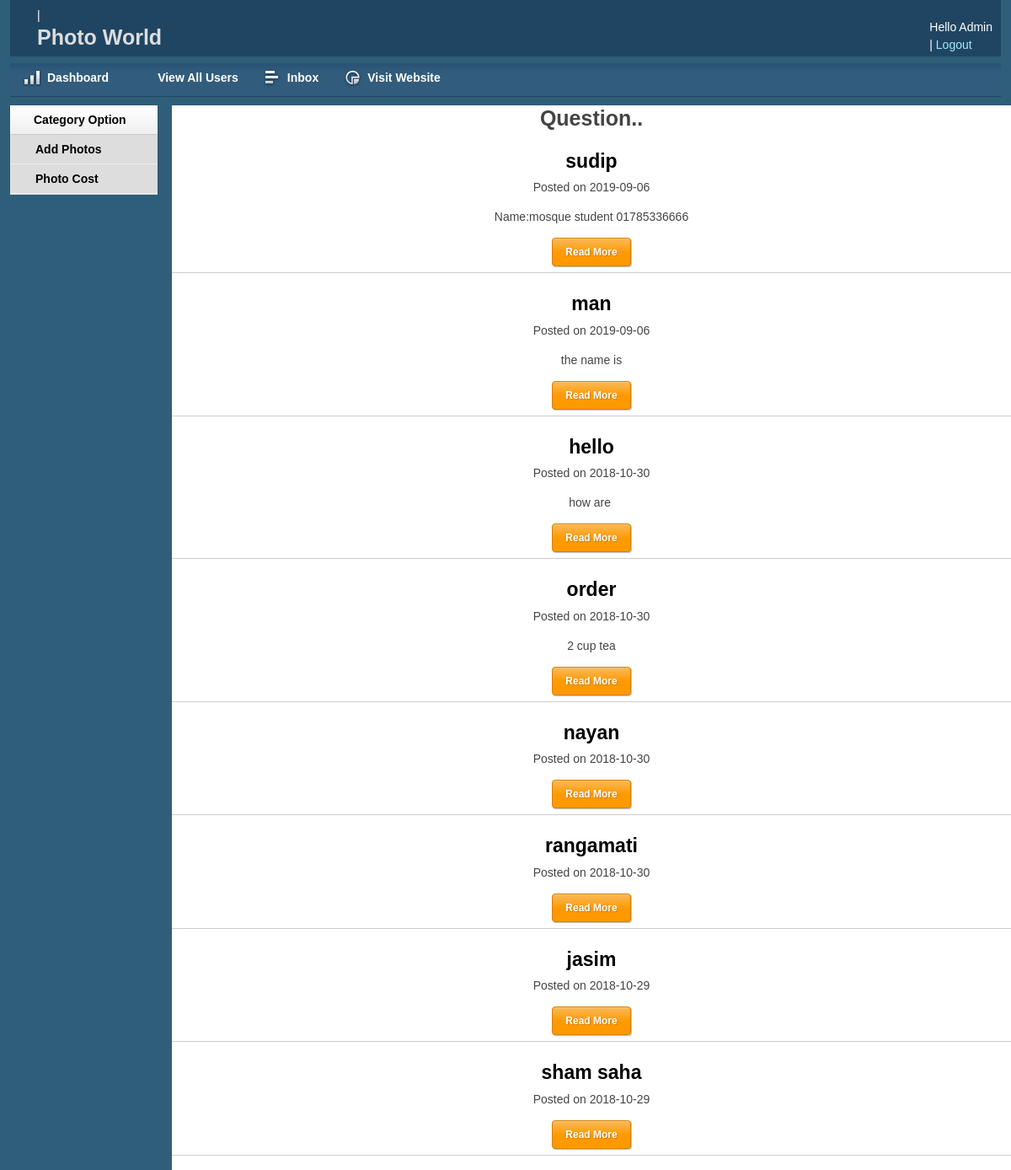
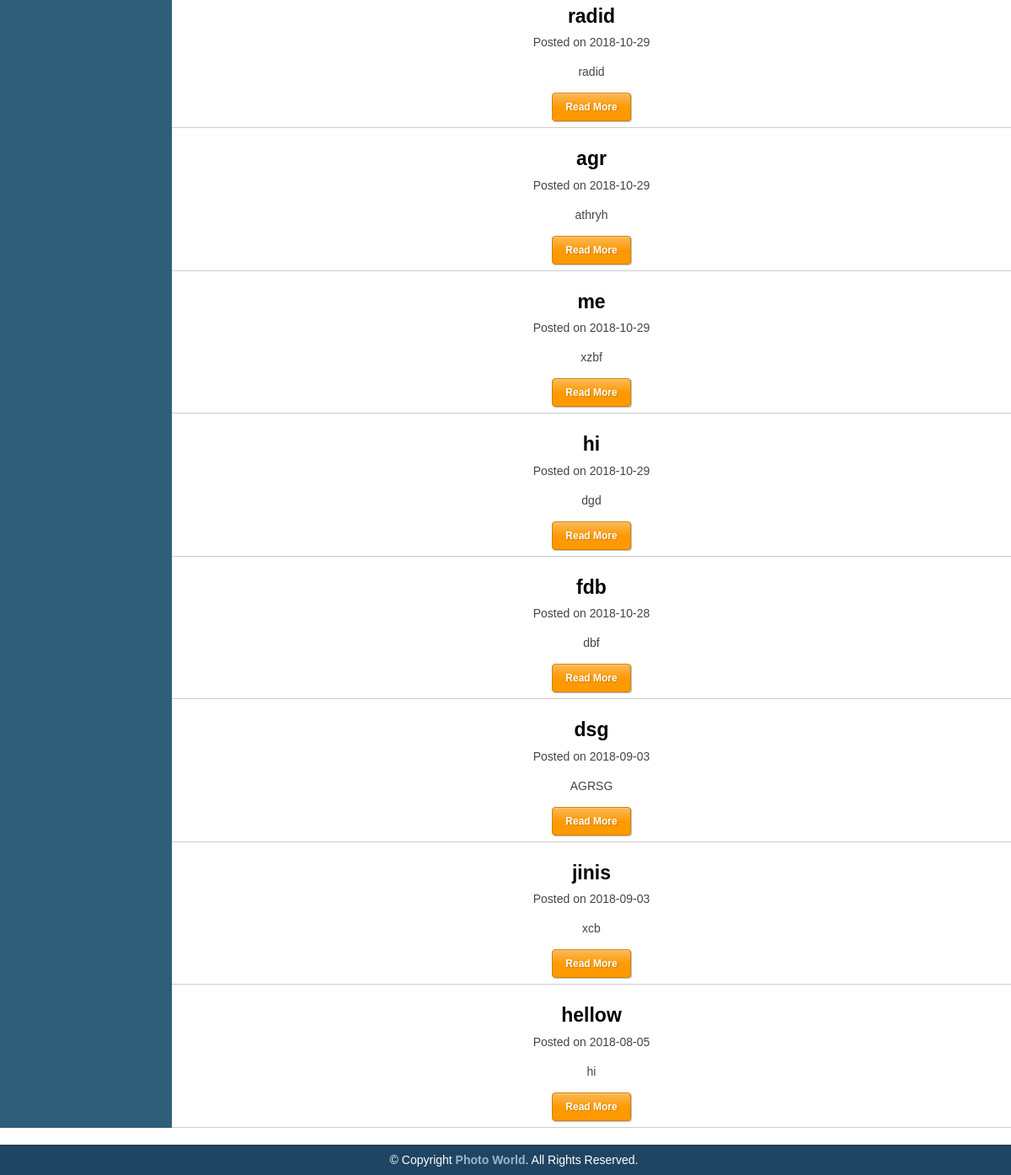
The app's page /admin/inbox.php with its own data (2 pictures, top to bottom).
### tables this page shows
CREATE TABLE `questions` (
  `id` int(11) NOT NULL,
  `user_id` int(11) NOT NULL DEFAULT 1,
  `title` varchar(500) NOT NULL,
  `description` varchar(500) NOT NULL,
  `views` int(255) NOT NULL,
  `created_at` date NOT NULL,
  `updated_at` date NOT NULL,
  `deleted_at` date NOT NULL
);

### Src/ques/ques.php (called while the page is built, shortened)
<?php
class ques
{
    public $dbuser = "root";
    private $dbpass = "";
    public function getQues()
    {
        $pdo = new PDO('mysql:host=localhost;dbname=amarproshno', $this->dbuser, $this->dbpass);
        $query = 'SELECT * FROM questions ORDER by id DESC';
        $stmt = $pdo->prepare($query);
        $stmt->execute();
        $data = $stmt->fetchAll();
        return $data;
    }
}

### admin/inbox.php (the view, shortened to what this page needs)
<?php
$questions = new ques();
$allData = $questions->getQues();
?>
<!DOCTYPE html>
<html>
<head>
    <link rel="stylesheet" type="text/css" href="css/reset.css" media="screen" />
    <link rel="stylesheet" type="text/css" href="css/text.css" media="screen" />
    <link rel="stylesheet" type="text/css" href="css/grid.css" media="screen" />
    <link rel="stylesheet" type="text/css" href="css/layout.css" media="screen" />
    <link rel="stylesheet" type="text/css" href="css/nav.css" media="screen" />
    <link href="css/table/demo_page.css" rel="stylesheet" type="text/css" />
</head>
<body>
<div class="container_12">
    <div class="grid_12 header-repeat">
        <div id="branding">
            <div class="floatleft middle">
                <a href="../index.php"><h1>Photo World </h1></a>
            </div>
            <div class="floatright">
                <div class="floatleft marginleft10">
                    <ul class="inline-ul floatleft">
                        <marquee> <li>Hello Admin</li> </marquee>
                        <li><a href="logout.php"">Logout</a></li>
                    </ul>
                </div>
            </div>
        </div>
    </div>
    <div class="grid_12">
        <ul class="nav main">
            <li class="ic-dashboard"><a href="index.php"><span>Dashboard</span></a> </li>
            <li class="ic-typography"><a href="viewallusers.php"><span>View All Users</span></a></li>
            <li class="ic-grid-tables"><a href="inbox.php"><span>Inbox</span></a></li>
            <li class="ic-charts"><a href="../index.php"><span>Visit Website</span></a></li>
        </ul>
    </div>
    <div class="grid_2">
        <div class="box sidemenu">
            <div class="block" id="section-menu">
                <ul class="section menu">
                    <li><a class="menuitem">Category Option</a>
                        <ul class="submenu">
                            <li><a href="addcat.php">Add Photos</a> </li>
                            <li><a href="addfare.php">Photo Cost</a> </li>
                        </ul>
                    </li>
                </ul>
            </div>
        </div>
    </div>
    <div class="row"style="background-color: white;margin-left: 17%;text-align: center">
        <div class="col-md-8">
                <h1 class="page-header">
                    Question..
                </h1>
                <?php foreach ($allData as $ques){?>
                    <h2>
                        <a href="../single.php?ques_id=<?php echo $ques['id']; ?>"><?php echo $ques['title']; ?></a>
                    </h2>
                    <p><span class="glyphicon glyphicon-time"></span> Posted on <?php echo $ques['created_at']; ?></p>
                    <p><?php echo strip_tags($ques['description']); ?></p>
                    <a class="btn btn-primary" href="../single.php?ques_id=<?php echo $ques['id']; ?>">Read More <span class="glyphicon glyphicon-chevron-right"></span></a>
                    <hr>
                <?php } ?>
            </div>
    </div>
        </div>
<div id="site_info">
    <p>
        &copy; Copyright <a href="#">Photo World</a>. All Rights Reserved.
    </p>
</div>
</body>
</html>

### admin/css/layout.css (style rules this page uses)
body { background: #fff none repeat scroll 0 0; color: #444; font-size: 14px; padding: 0; }
.floatleft { float:left; }
.middle { margin-left: 22px; margin-top: -14px; }
.middle h1 { color:#ddd;margin:0 }
.floatright { float:right; }
.inline-ul li { display:inline; color:#fff; }
.marginleft10 { margin-left:10px; }
a { color: #000; font-weight:bold; text-decoration: none; }
.container_12, .container_16 { background:#2E5E79; }
h1, h2, h3, h4, h5, h6 { line-height:1.2em; margin-bottom:.3em; }
h2 { margin-top:1em; }
#branding { font-weight: normal; margin-bottom: 0; padding: 22px 10px 3px; text-align: left; }
.header-repeat { background:url(../img/header-repeat.jpg) repeat-x; }
#branding a { color:#A1EAFF; font-weight:normal; }
#branding a:before { content:" | "; color:#fff; }
#branding ul, #branding ul li { margin:0px; padding:0px; }
#branding li { padding:0px 0px 0px 0px !important; }
.box { background:#fff; margin-bottom:20px; padding:10px 10px 10px 10px; margin-left:-8px; }
.block { padding-top:20px; }
.box.sidemenu { background-color:#D1DEE4; border-right:1px solid #3A5665; padding:0px; margin:0px; cursor:pointer; }
.box.sidemenu .block { padding-top:0px; margin-top:0px; }
p { margin-bottom:1em; }
ul, ol { padding-top:0; }
ul.menu { list-style:none; border-top:1px solid #bbb; }
ul.menu li { margin:0; }
ul.menu li a { display:block; padding:4px 10px; border-bottom:1px solid #ccc; }
ul.menu ul { list-style:none; margin:0; }
ul.menu ul li a { padding-left:30px; }
ul.section { border-top:0; margin-bottom:0; }
ul.section li a { background:url(../img/sidemenu-repeat.jpg) repeat-x; line-height:26px; padding-left:28px; }
ul.section li li a { background:#ddd; border-bottom:1px solid #eee; }
ul.section ul li { text-transform:none; }
#site_info { color:#fff; background:#204562; border-top:1px solid #1d3b53; padding-left:20px; }
#site_info p { line-height:35px; margin-bottom:0px; }
#site_info a { color:#9ab6cc; }
.block { padding-bottom:1px; }
.btn, .btn-icon, .btn-mini { background-repeat: repeat-x; color: #FFF; font-weight: bold; display: inline-block; text-decoration: none; border-width: 1px; border-style: solid; padding: 0 15px 4px; *padding: 0 7px 4px; margin: 0; text-shadow: 1px 1px 1px rgba(0,0,0,.2); -moz-box-shadow: 1px 1px 1px rgba(0,0,0,.25); -webkit-box-shadow: 1px 1px 1px rgba(0,0,0,.25); -moz-border-radius: 4px; -webkit-border-radius: 4px; filter: progid:DXImageTransform.Microsoft.Shadow(color=#999999,direction=135,strength=2); cursor: pointer; position: relative; }
.btn, .btn-icon { background-position: 0 -80px; font-size: 12px; height: 32px; line-height: 29px; }
a.btn, a.btn-icon { height: 32px; line-height: 32px; padding-bottom: 0; }
.btn, .btn-icon, .btn-mini, .btn:visited, .btn-icon:visited, .btn-mini:visited { background-image: url(../img/bg-lite.png); background-color: #F90; border-color: #D58000; color: #FFF; }

### admin/css/table/demo_page.css (style rules this page uses)
#site_info { text-align: center; }

### records on screen
questions: title "sudip", created_at "2019-09-06", description "Name:mosque student 01785336666"
questions: title "man", created_at "2019-09-06", description "the name is"
questions: title "hello", created_at "2018-10-30", description "how are"
questions: title "order", created_at "2018-10-30", description "2 cup tea"
questions: title "nayan", created_at "2018-10-30"
questions: title "rangamati", created_at "2018-10-30"
questions: title "jasim", created_at "2018-10-29"
questions: title "sham saha", created_at "2018-10-29"
questions: title "radid", created_at "2018-10-29", description "radid"
questions: title "agr", created_at "2018-10-29", description "athryh"
questions: title "me", created_at "2018-10-29", description "xzbf"
questions: title "hi", created_at "2018-10-29", description "dgd"
questions: title "fdb", created_at "2018-10-28", description "dbf"
questions: title "dsg", created_at "2018-09-03", description "AGRSG"
questions: title "jinis", created_at "2018-09-03", description "xcb"
questions: title "hellow", created_at "2018-08-05", description "hi"
